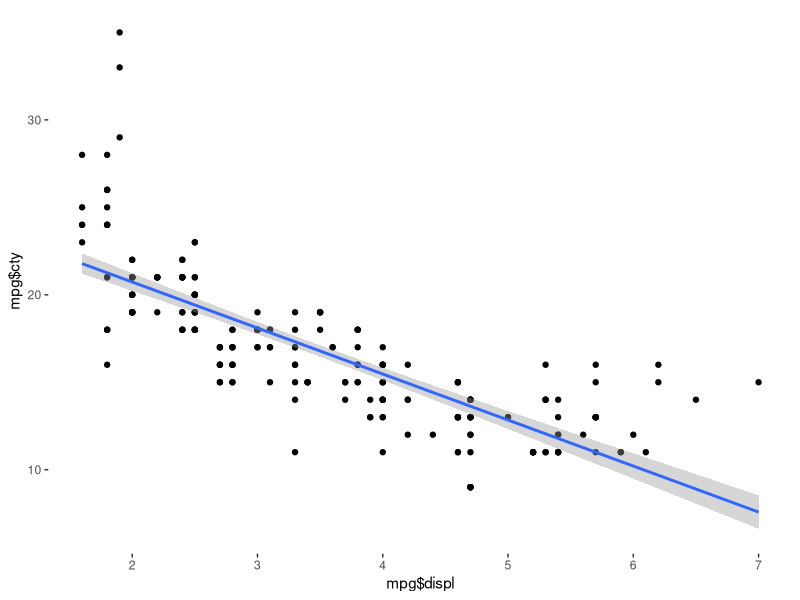
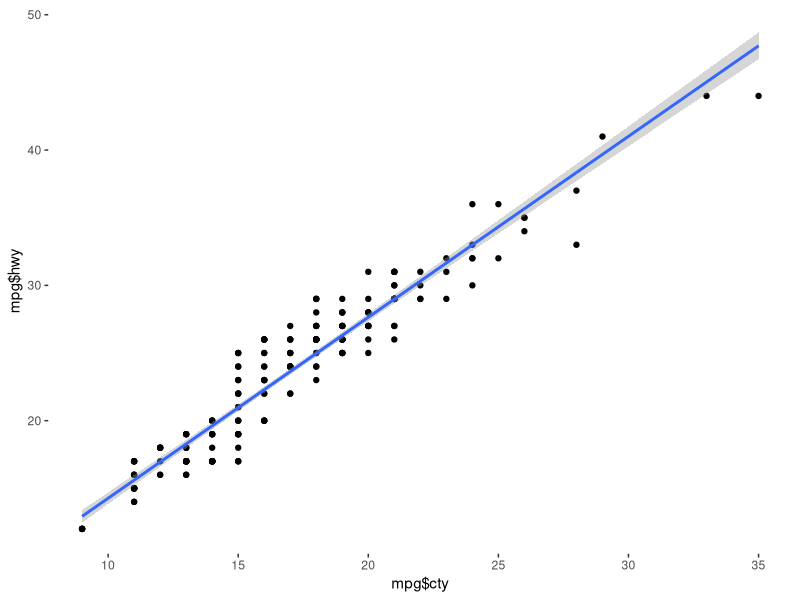
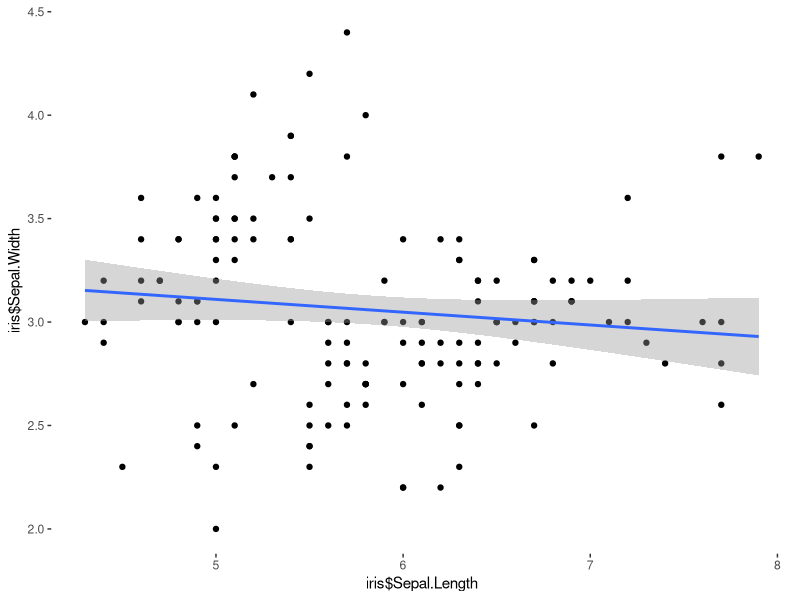
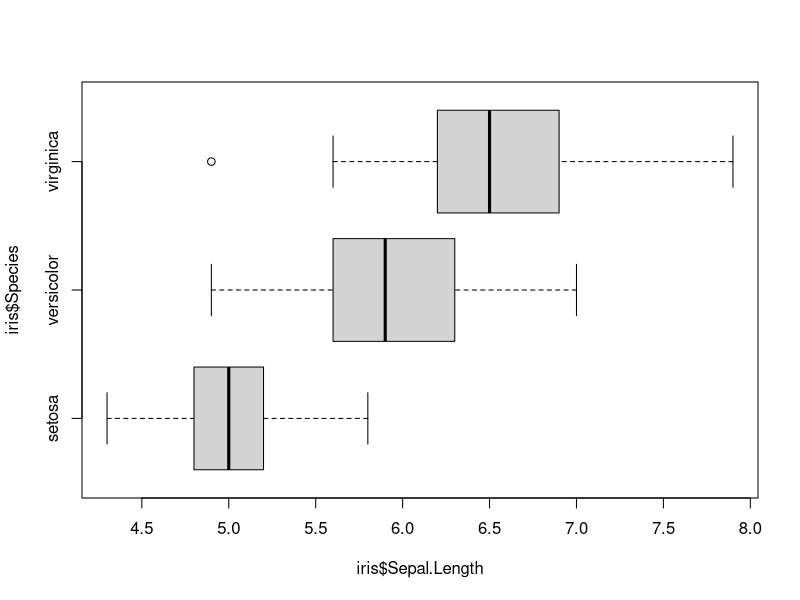
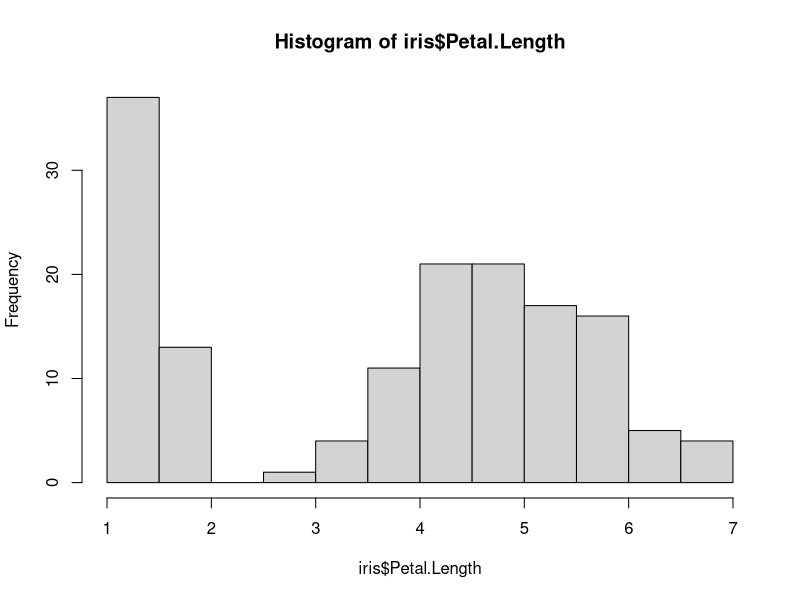
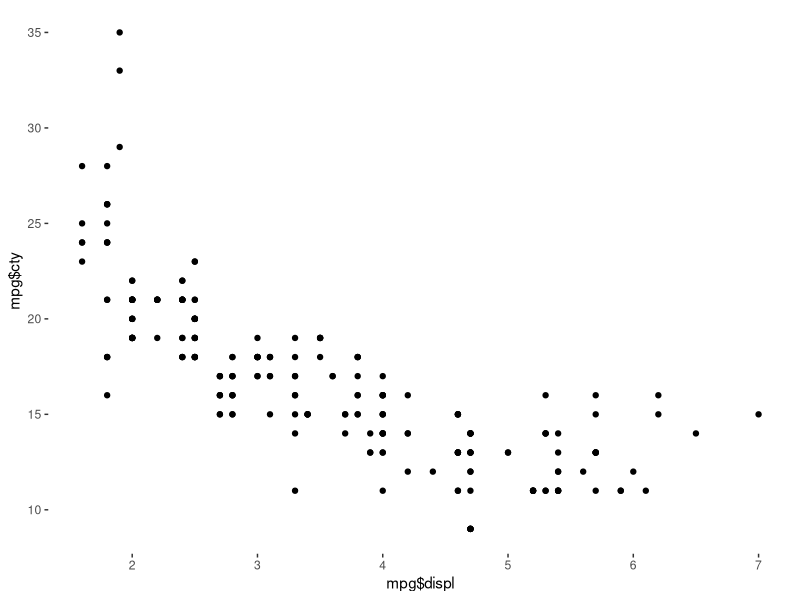
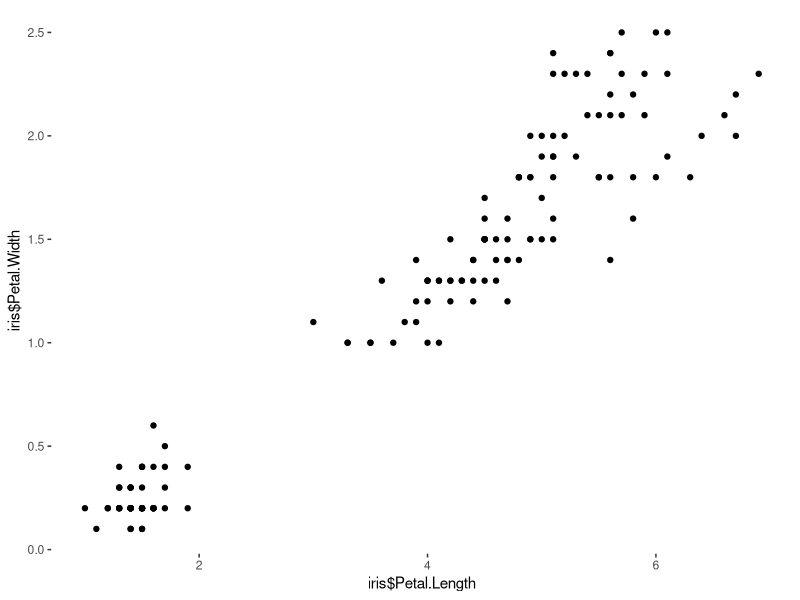
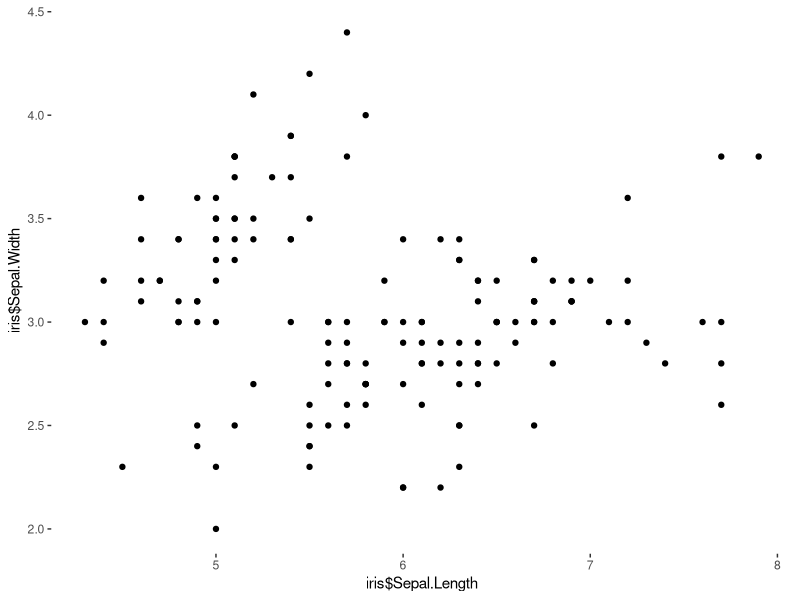

Write the R code that produced these figures, in order.
## ---- chunk 1

#---------- RSTUDIO STARTER V 2.0  --------------#
#                    -Prepared with care by  AM ;D
                
                                                                          
knitr::opts_chunk$set(echo = TRUE, 
                      message = FALSE, 
                      warning = FALSE)      
library(tidyverse)                
library(ggthemes)                    

theme_set(theme_tufte() +                                     
  theme(text=element_text(family="sans")))  

#------------------------------------------------#
## ---- chunk 2
1+1
## ---- chunk 3
head(iris)
## ---- chunk 4
head(mpg)
## ---- chunk 5
(29-17)/4.3
## ---- chunk 6
(872-765)/56
## ---- chunk 7
(15.5-18)/2.5
## ---- chunk 8
(23-18)/2.5
## ---- chunk 9
34+34+13.5
## ---- chunk 10
(63.6 - 69)/2.7
## ---- chunk 11
(71.7 - 69)/2.7
## ---- chunk 12
13.5+34+34
## ---- chunk 13
(71.2 - 64)/2.4
## ---- chunk 14
72 - 1.5*(82.5-72)
## ---- chunk 15
82.5 + 1.5*(82.5-72)
## ---- chunk 16
qplot(mpg$displ, mpg$cty)+geom_smooth(method="lm")
## ---- chunk 17
cor(mpg$displ, mpg$cty)
## ---- chunk 18
qplot(mpg$cty, mpg$hwy)+geom_smooth(method="lm")
## ---- chunk 19
cor(mpg$cty, mpg$hwy)
## ---- chunk 20
qplot(iris$Sepal.Length, iris$Sepal.Width)+geom_smooth(method="lm")
## ---- chunk 21
cor(iris$Sepal.Length, iris$Sepal.Width)
## ---- chunk 22
72 - 1.5*(82.5-72)
## ---- chunk 23
82.5+1.5*(82.5-72)
## ---- chunk 24
boxplot(iris$Sepal.Length~iris$Species, horizontal = T)
## ---- chunk 25
hist(iris$Petal.Length)
## ---- chunk 26
qplot(mpg$displ, mpg$cty)
## ---- chunk 27
0.764*10.2/3.1
## ---- chunk 28
174.3 - 2.514*68.7
## ---- chunk 29
qplot(iris$Petal.Length,iris$Petal.Width)
## ---- chunk 30
qplot(iris$Sepal.Length, iris$Sepal.Width)
## ---- chunk 31
cor(iris$Sepal.Length, iris$Sepal.Width)
## ---- chunk 32
qplot(mpg$displ, mpg$cty)
## ---- chunk 33
cor(mpg$displ, mpg$cty)
## ---- chunk 34
qplot(mpg$cty, mpg$hwy)
## ---- chunk 35
qplot(mpg$displ, mpg$cty)+geom_smooth(method="lm")
## ---- chunk 36
mpgmodel <- lm(mpg$cty~mpg$displ)
hist(mpgmodel$residuals)
## ---- chunk 37
(.78)^2
## ---- chunk 38
cor(mpg$displ, mpg$cty)
## ---- chunk 39
(-0.798524)^2
## ---- chunk 40
186142.4 + 39.113*1420
## ---- chunk 41
table(mpg$year, mpg$drv) %>% addmargins()
## ---- chunk 42
117/234 + 25/234 - 11/234
## ---- chunk 43
32/52
## ---- chunk 44
15/16

## ---- chunk 45
1-(.81)^10
## ---- chunk 46
(13/52)*(13/52)*(13/52)
## ---- chunk 47
(13/52)*(12/51)*(11/50)
## ---- chunk 48
50/2300
## ---- chunk 49
10/2300
## ---- chunk 50
.51^10
## ---- chunk 51
.17/.51
## ---- chunk 52
table(mpg$year, mpg$drv) %>% addmargins()
## ---- chunk 53
49/117
## ---- chunk 54
49/234
## ---- chunk 55
(106/234)*(117/234)
## ---- chunk 56
(.76)*(.82)
## ---- chunk 57
.4*.05
## ---- chunk 58
1-(5/6)^15
## ---- chunk 59
.99*.12
## ---- chunk 60
.99*.88
## ---- chunk 61
.0095 + .1188
## ---- chunk 62
.0095/.1283
## ---- chunk 63
.55*.82 + .2*.9 + .25*.6
## ---- chunk 64
(.25*.6)/.781
## ---- chunk 65
186142.4+39.113*1420
## ---- chunk 66
200000-241682.9
## ---- chunk 67
iris %>% group_by(Species)%>%summarise(mean(Sepal.Length))
## ---- chunk 68
-.68*2.1/18.6
## ---- chunk 69
12.3-(-.0768)*45.2
## ---- chunk 70
 0.68^2
## ---- chunk 71
(25+44-10)/115
## ---- chunk 72
boxplot(iris$Sepal.Length~iris$Species)
## ---- chunk 73
1 - .8907
## ---- chunk 74
.9904 - .7642
## ---- chunk 75
(70-64)/2.4
## ---- chunk 76
(65-64)/2.4
## ---- chunk 77
(60-64)/2.4
## ---- chunk 78
.6628 - .0475
## ---- chunk 79
(75-64)/2.4
## ---- chunk 80
1.28*15+100
## ---- chunk 81
(-.62)*15+100
## ---- chunk 82
-.67*2.7+69
## ---- chunk 83
.67*2.7+69
## ---- chunk 84
70.8-67.2
## ---- chunk 85
-1.645*15 + 100
## ---- chunk 86
1.645*15 + 100
## ---- chunk 87
124.7-75.3
## ---- chunk 88
(70 - 69)/2.7
## ---- chunk 89
1-0.6443
## ---- chunk 90
(70-69)/(2.7/sqrt(4))
## ---- chunk 91
1-.7704
## ---- chunk 92
(70-69)/(2.7/sqrt(10))
## ---- chunk 93
1-0.8790
## ---- chunk 94
(70-69)/(2.7/sqrt(50))
## ---- chunk 95
1-0.9956
## ---- chunk 96
-1.04*(500/sqrt(60))+10000
## ---- chunk 97
1.04*(500/sqrt(60))+10000
## ---- chunk 98
( 19 - 18 )/(2.5/sqrt(5))
## ---- chunk 99
1-0.8133
## ---- chunk 100
100*.19
## ---- chunk 101
100*(1-.19)
## ---- chunk 102
(.25 - .19)/sqrt(.19*(1-.19)/100)
## ---- chunk 103
1-0.9370
## ---- chunk 104
60*.77
## ---- chunk 105
60*(1-.77)
## ---- chunk 106
(.5 - .77)/sqrt( .77*(1-.77)/60 )
